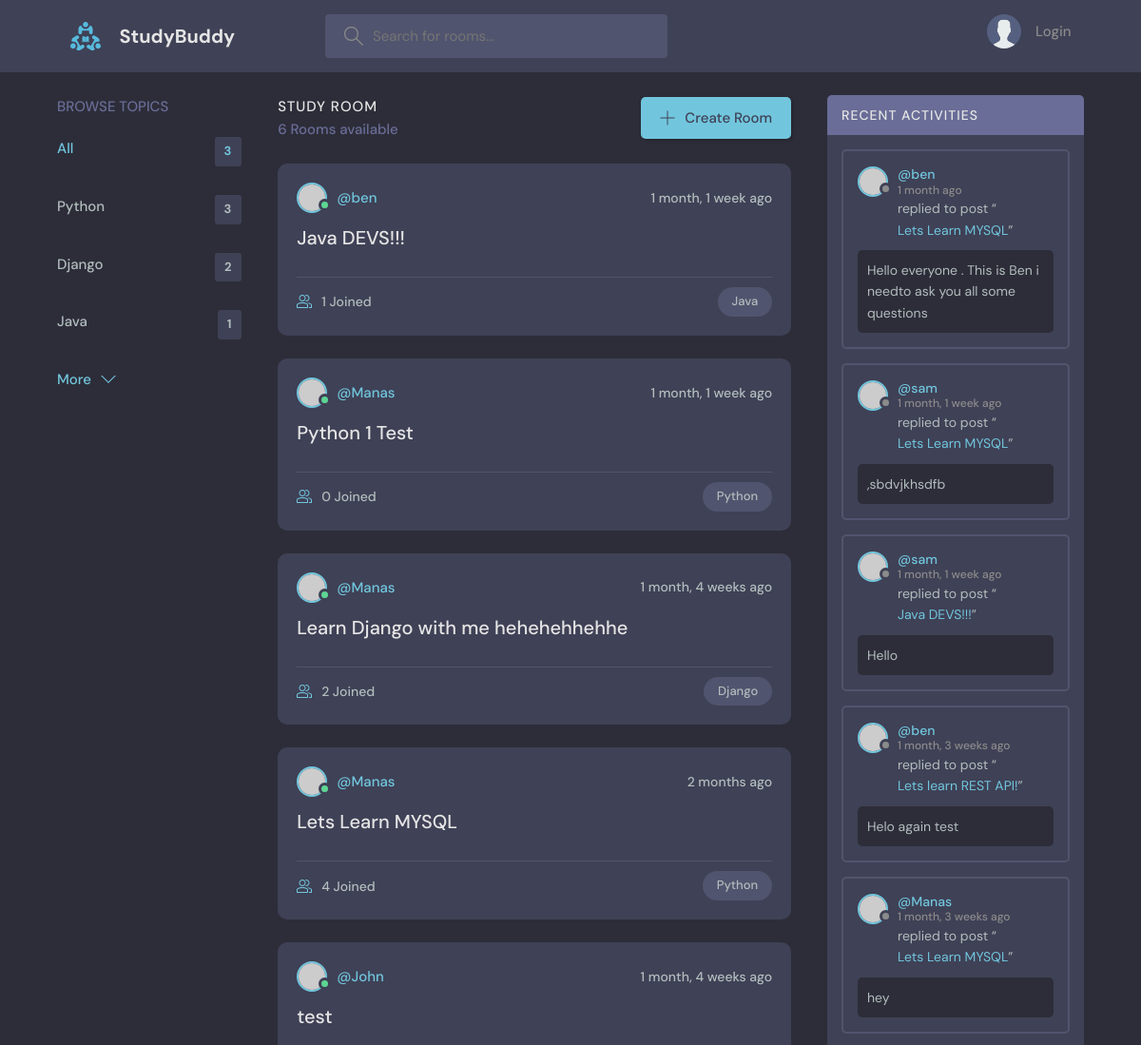
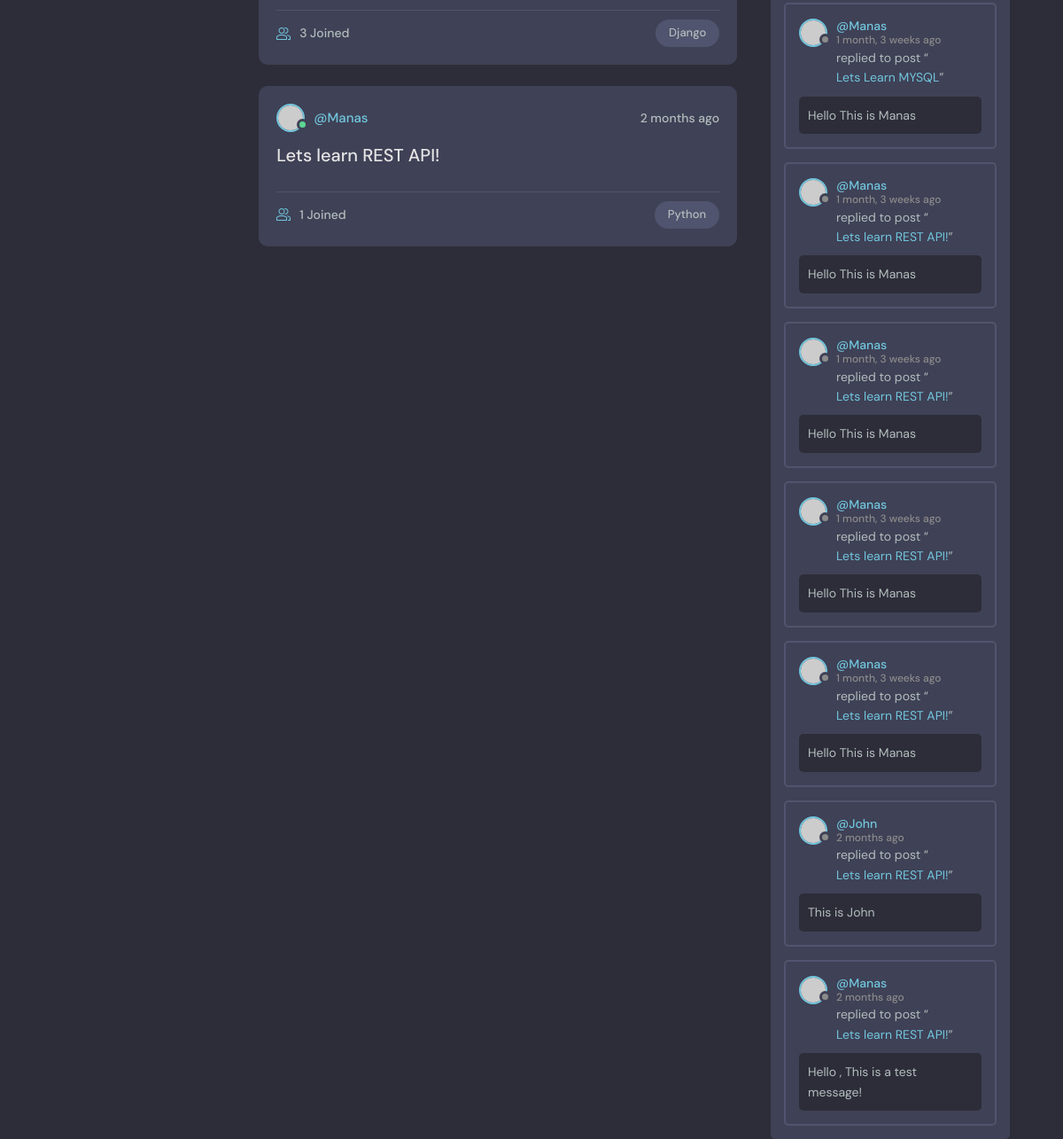
The page / on the database its author committed (2 pictures, top to bottom).
### base/models.py (models this page shows, shortened)
class Topic(models.Model):
    name=models.CharField(max_length=200)

class Room(models.Model):
    host=models.ForeignKey(User, on_delete=models.SET_NULL,null=True)
    topic=models.ForeignKey(Topic, on_delete=models.SET_NULL,null=True)
    name=models.CharField(max_length=200)
    participants=models.ManyToManyField(User,related_name='participants',blank=True)
    description=models.TextField(blank=True,null=True)
    updated=models.DateTimeField(auto_now=True)
    created=models.DateTimeField(auto_now_add=True)
    class Meta:
        ordering=['-updated','-created']
    def __str__(self):
        return self.name

class Message(models.Model):
    user=models.ForeignKey(User,on_delete=models.CASCADE)
    room=models.ForeignKey(Room,on_delete=models.CASCADE)
    body=models.TextField()
    updated=models.DateTimeField(auto_now=True)
    created=models.DateTimeField(auto_now_add=True)
    class Meta:
        ordering=['-updated','-created']

### base/views.py (the view)
# urls.py: path('',views.home,name="home"),
def home(request):
    q=request.GET.get('q') if request.GET.get('q')!=None else ''
    room_messages=Message.objects.filter(Q(room__topic__name__icontains=q))
    rooms=Room.objects.filter(
        Q(topic__name__icontains=q) |
        Q(name__icontains=q) |
        Q(description__icontains=q)
        )
    topics=Topic.objects.all()[0:5]
    room_count=rooms.count()
    context={'rooms':rooms,'topics':topics,'room_count':room_count,'room_messages':room_messages,}
    return render(request,'base/home.html',context)

### base/templates/base/home.html (shortened to what this page needs)
{% extends 'main.html' %}
{% block content %}
<main class="layout layout--3">
  <div class="container">
    {% include 'base/topics_component.html' %}
    <div class="roomList">
      <div class="roomList__header">
        <div>
          <h2>Study Room</h2>
          <p>{{room_count}} Rooms available</p>
        </div>
        <a class="btn btn--main" href="{% url 'create-room' %}">
          <svg version="1.1" xmlns="http://www.w3.org/2000/svg" width="32" height="32" viewBox="0 0 32 32">
            <title>add</title>
            <path
              d="M16.943 0.943h-1.885v14.115h-14.115v1.885h14.115v14.115h1.885v-14.115h14.115v-1.885h-14.115v-14.115z">
            </path>
          </svg>
          Create Room
        </a>
      </div>
      {% include 'base/feed_component.html'   %}
    </div>
    {%  include 'base/activity_component.html' %}
  </div>
</main>
{% endblock content %}

### base/templates/base/topics_component.html
<div class="topics">
    <div class="topics__header">
        <h2>Browse Topics</h2>
    </div>
    <ul class="topics__list">
        <li>
            <a href="{% url 'home' %}" class="active">All <span>{{topics.count}}</span></a>
        </li>
        {% for topic in topics %}
        <li>
            <a href="{% url 'home' %}?q={{topic.name}}">{{topic.name}}<span>{{topic.room_set.all.count}}</span></a>
        </li>
        {% endfor %}
    </ul>
    <a class="btn btn--link" href="{% url 'topics' %}">
        More
        <svg version="1.1" xmlns="http://www.w3.org/2000/svg" width="32" height="32" viewBox="0 0 32 32">
            <title>chevron-down</title>
            <path d="M16 21l-13-13h-3l16 16 16-16h-3l-13 13z"></path>
        </svg>
    </a>
</div>

### base/templates/base/feed_component.html (shortened to what this page needs)
{% for room in rooms %}
<div class="roomListRoom">
    <div class="roomListRoom__header">
      <a href="{% url 'user-profile' room.host.id %}" class="roomListRoom__author">
        <div class="avatar avatar--small active">
          <img src="https://randomuser.me/api/portraits/men/11.jpg" />
        </div>
        <span>@{{room.host.username}}</span>
      </a>
      <div class="roomListRoom__actions">
        <span>{{room.created|timesince}} ago</span>
      </div>
    </div>
    <div class="roomListRoom__content">
      <a href="{% url 'room' room.id %}">{{room.name}}</a>
    </div>
    <div class="roomListRoom__meta">
      <a href="{% url 'room' room.id %}" class="roomListRoom__joined">
        {{room.participants.all.count}} Joined
      </a>
      <p class="roomListRoom__topic">{{room.topic.name}}</p>
    </div>
  </div>
{% endfor %}

### base/templates/base/activity_component.html (shortened to what this page needs)
<div class="activities">
    <div class="activities__header">
        <h2>Recent Activities</h2>
    </div>
    {% for message in room_messages %}
    <div class="activities__box">
        <div class="activities__boxHeader roomListRoom__header">
            <a href="{% url 'user-profile' message.user.id %}" class="roomListRoom__author">
                <div class="avatar avatar--small">
                    <img src="https://randomuser.me/api/portraits/women/11.jpg" />
                </div>
                <p>
                    @{{message.user}}
                    <span>{{message.created|timesince}} ago</span>
                </p>
            </a>
        </div>
        <div class="activities__boxContent">
            <p>replied to post “<a href="{% url 'room' message.room.id %}">{{message.room}}</a>”</p>
            <div class="activities__boxRoomContent">
                {{message.body}}
            </div>
        </div>
    </div>
    {% endfor %}
</div>

### rows shown on the page
Topic: name "Python", room_set.all.count "3"
Topic: name "Django", room_set.all.count "2"
Topic: name "Java", room_set.all.count "1"
Room: host.username "ben", created "1 month, 1 week", name "Java DEVS!!!", participants.all.count "1", topic.name "Java"
Room: host.username "Manas", created "1 month, 1 week", name "Python 1 Test", participants.all.count "0", topic.name "Python"
Room: host.username "Manas", created "1 month, 4 weeks", name "Learn Django with me hehehehhehhe", participants.all.count "2", topic.name "Django"
Room: host.username "Manas", created "2 months", name "Lets Learn MYSQL", participants.all.count "4", topic.name "Python"
Room: host.username "John", created "1 month, 4 weeks", name "test", participants.all.count "3", topic.name "Django"
Room: host.username "Manas", created "2 months", name "Lets learn REST API!", participants.all.count "1", topic.name "Python"
Message: user "ben", created "1 month", room "Lets Learn MYSQL", body "Hello everyone . This is Ben i needto ask you all some questions"
Message: user "sam", created "1 month, 1 week", room "Lets Learn MYSQL", body ",sbdvjkhsdfb"
Message: user "sam", created "1 month, 1 week", room "Java DEVS!!!", body "Hello"
Message: user "ben", created "1 month, 3 weeks", room "Lets learn REST API!", body "Helo again test"
Message: user "Manas", created "1 month, 3 weeks", room "Lets Learn MYSQL", body "hey"
Message: user "Manas", created "1 month, 3 weeks", room "Lets Learn MYSQL", body "Hello This is Manas"
Message: user "Manas", created "1 month, 3 weeks", room "Lets learn REST API!", body "Hello This is Manas"
Message: user "Manas", created "1 month, 3 weeks", room "Lets learn REST API!", body "Hello This is Manas"
Message: user "Manas", created "1 month, 3 weeks", room "Lets learn REST API!", body "Hello This is Manas"
Message: user "Manas", created "1 month, 3 weeks", room "Lets learn REST API!", body "Hello This is Manas"
Message: user "John", created "2 months", room "Lets learn REST API!", body "This is John"
Message: user "Manas", created "2 months", room "Lets learn REST API!", body "Hello , This is a test message!"

### other values the page prints
{{ topics.count }} "3"
{{ room_count }} "6"
